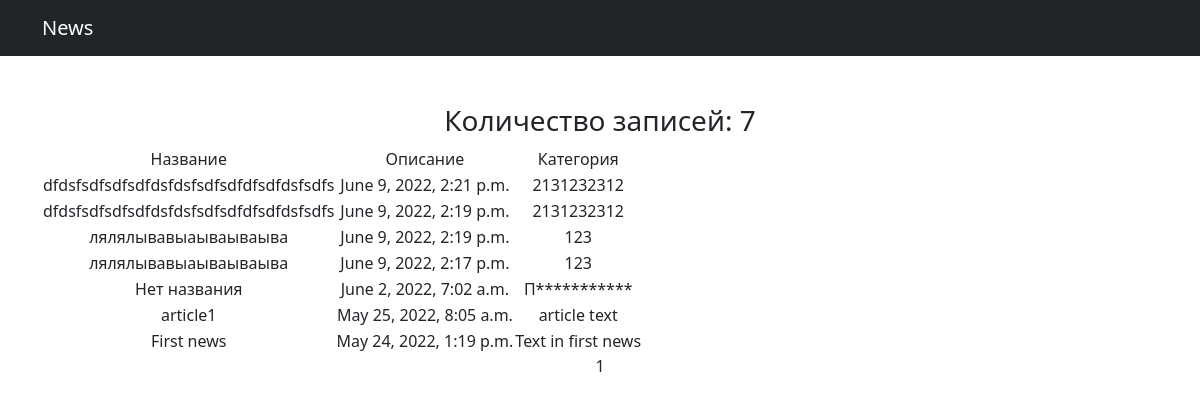
Page /news/ on the committed database.
### news/models.py (models this page shows, shortened)
class Post(models.Model):
    author = models.ForeignKey(Author, on_delete=models.CASCADE)
    NEWS = 'NW'
    ARTICLE = 'AR'
    CATEGORY_CHOICES = (
        (NEWS, 'Новость'),
        (ARTICLE, 'Статья'),
    )
    choice_field = models.CharField(max_length=2, choices=CATEGORY_CHOICES, default=ARTICLE)
    creation_date = models.DateTimeField(auto_now_add=True)
    category = models.ManyToManyField(Category, through="PostCategory")
    article_header = models.CharField(max_length= 128, default='Нет названия')
    article_text = models.TextField()
    article_rating = models.IntegerField(default=0)

### news/views.py (the view)
# urls.py: path('', PostList.as_view()),
class PostList(ListView):
    model = Post
    ordering = '-creation_date'
    template_name = 'news.html'
    context_object_name = 'news'
    paginate_by = 10  # вот так мы можем указать количество записей на странице

### news/templatetags/custom_filters.py (called while the page is built)
@register.filter()
def censor(value):
    for i in UNWANTED_WORD:
        if i in value:
            value = value.replace(i, i[:1] + ("*" * (len(i) - 1)))
    return f'{value}'

### templates/news.html (shortened to what this page needs)
{% extends 'flatpages/default.html' %}
{% load custom_filters %}
{% block content %}
{% if news %}
<h3> Количество записей: {{ news | length }}</h3>
    <table>
        <tr>
            <td>Название</td>
            <td>Описание</td>
            <td>Категория</td>
        </tr>
        {% for news in news %}
        <tr>
            <td>{{ news.article_header | censor }}</td>
            <td>{{ news.creation_date }}</td>
            <td>{{ news.article_text | truncatechars:20 | censor }}</td>
        </tr>
        {% endfor %}
    </table>
{% else %}
    <h2>Новостей нет!</h2>
{% endif %}
   {{ page_obj.number }}
{% endblock content %}

### templates/flatpages/default.html (shortened to what this page needs)
<!DOCTYPE html>
<html lang="en">
    <head>
        {% load static %}
        <link href="{% static 'css/styles.css' %}" rel="stylesheet" />
    </head>
    <body>
        <nav class="navbar navbar-expand-lg navbar-dark bg-dark">
            <div class="container">
                <a class="navbar-brand" href="#">News</a>
            </div>
        </nav>
        <div class="container">
            <div class="text-center mt-5">
                {% block content %}
                {% endblock content %}
            </div>
        </div>
    </body>
</html>

### rows in the picture
Post: article_header|censor "dfdsfsdfsdfsdfdsfdsfsdfsdfdfsdfdsfsdfs", creation_date "June 9, 2022, 2:21 p.m.", article_text|censor "2131232312"
Post: article_header|censor "dfdsfsdfsdfsdfdsfdsfsdfsdfdfsdfdsfsdfs", creation_date "June 9, 2022, 2:19 p.m.", article_text|censor "2131232312"
Post: article_header|censor "лялялывавыаываываыва", creation_date "June 9, 2022, 2:19 p.m.", article_text|censor "123"
Post: article_header|censor "лялялывавыаываываыва", creation_date "June 9, 2022, 2:17 p.m.", article_text|censor "123"
Post: article_header|censor "Нет названия", creation_date "June 2, 2022, 7:02 a.m.", article_text|censor "П***********"
Post: article_header|censor "article1", creation_date "May 25, 2022, 8:05 a.m.", article_text|censor "article text"
Post: article_header|censor "First news", creation_date "May 24, 2022, 1:19 p.m.", article_text|censor "Text in first news"

### other values in the picture
{{ news | length }} "7"
{{ page_obj.number }} "1"
